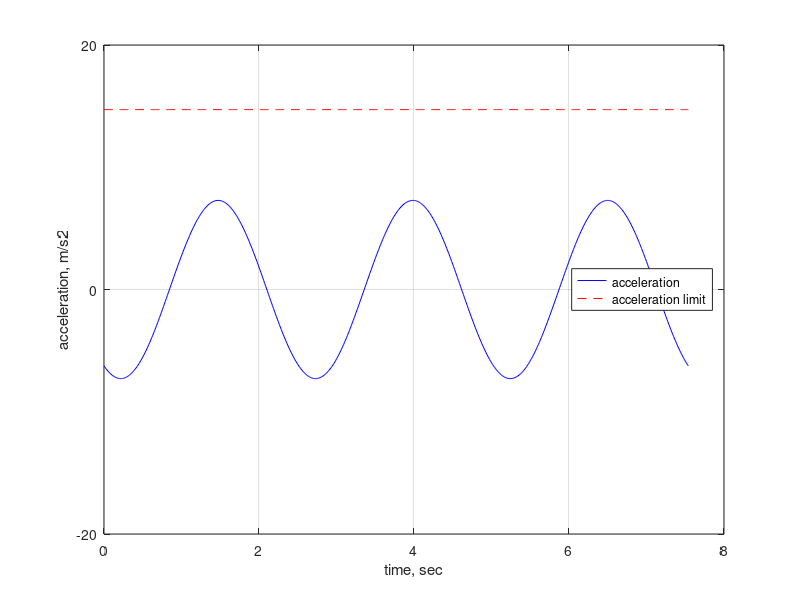

The MATLAB source for this figure:
%Example: Equation 2 will be implemented in matlab
%Parameters
xo=1.00;  % Initial displacement, m
vo=1.50;  % Initial velocity, m/s
k=25000;  % Spring constant, N/m
m=4000;   % Mass kg,
g=9.81;   % Gravity constant, m/s2
%Calculate
wn = (k/m)^0.5; % natural frequency, 1/s
Ao= sqrt(xo^2+(vo/wn)^2); %Amplitude, m
fo=atan(vo/(xo*wn)); % Phase angle, rad
%store data
xr=[];% for displacement
tr=[];% for time
vr=[];% for velocity
ar=[];% for acceleration
alr=[];% for acceleration limit
for t=0:0.01*pi/wn:6*pi/wn
    x=Ao*cos(wn*t-fo);
    v=-wn*Ao*sin(wn*t-fo);
    a=-wn^2*Ao*cos(wn*t-fo);   
    al=1.5*g;
    xr=[xr x];
    vr=[vr v];
    ar=[ar a];
    alr=[alr al];
    tr=[tr t];
end
    plot(tr,ar,'b',tr,alr,'--r')
    grid
    xlabel('time, sec')
    ylabel('acceleration, m/s2')
    ylim([-20 20])
    yticks([-20 0 20])
    legend('acceleration','acceleration limit','Location','east')
    
    %% The Condition of the drill string is safe.